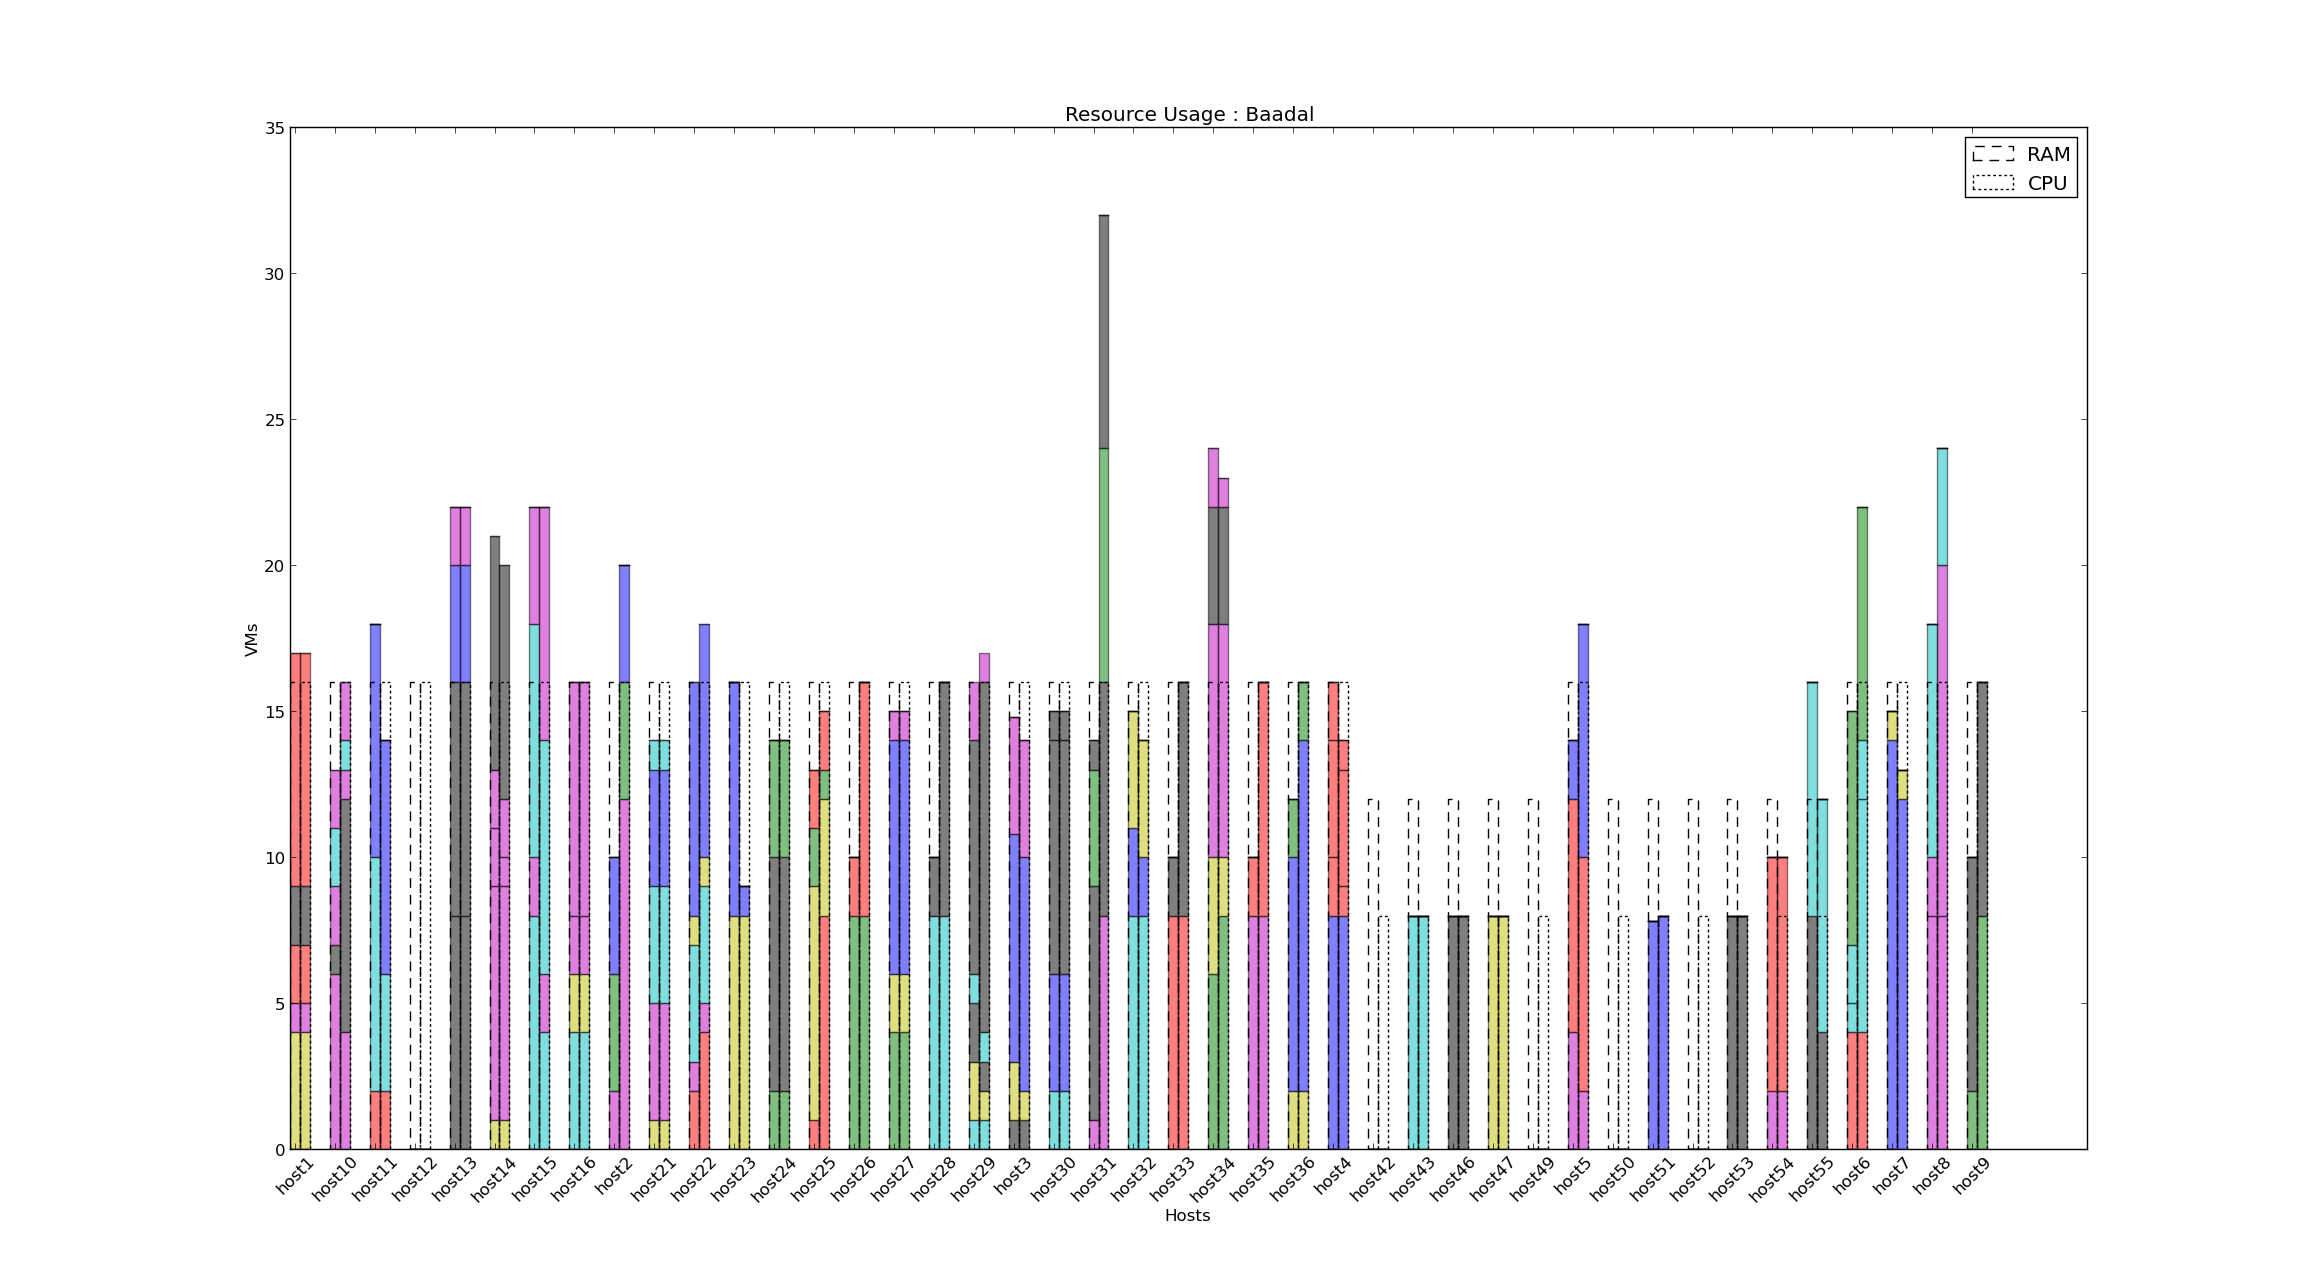

Generate this figure with Python:
import random as rand
import urllib2
import re
import copy as cp
import numpy as np 
import matplotlib.pyplot as plt

content = ""
host_list = []
host_map = {}
colors = ['b','g','r','c','m','y','k']
col_n = len(colors)

def wt(r,c):
	return (r/1024)*0.75 + 0.25*c

def saveFile():
	# threading.Timer(60*20,saveFile).start()
	global content
	response = urllib2.urlopen('https://baadal.iitd.ac.in/rrd/vm_positions.txt')
	content = response.read()

	with open('baadal.txt','w') as f:
		f.write(content)

saveFile()
date = (re.findall( "\"date\": \"(.+)\"" , content))[0]
info = (re.findall( '"info": [\[](.+?)[\]]' , content , re.DOTALL))[0].strip()

host_data = (re.findall( '"host_data": [\[](.*?)[\]]' , content , re.DOTALL ))[0].split('},')
vm_data = (re.findall( '"vm_data": [\[](.*?)[\]]' , content , re.DOTALL ))[0].split('},')

class host:
	def __init__(self , status , ram , name , cpu):
		self.status = status
		self.ram = ram
		self.cpu = cpu
		self.name = name
		self.vm = []
		self.usedR=0
		self.usedC=0


class vm :
	def __init__(self,host,ram,name,level,cpu):
		self.host = host
		self.ram = ram
		self.cpu = cpu
		self.name = name
		self.level = level
		self.color = colors[(int)(rand.random() * col_n)]

def extracthost(i,s):
	global host_list
	global host_map
	l = re.findall( ': (.*),' , s)
	name = re.findall('"(.*)"' , l[2])[0]
	cpu = re.findall( '"cpu": (.*)' , s)[0]
	host_list += [host(int(l[0]),1024*int(l[1]),name,int(cpu))]

	host_map[name]=i
	return None


for i,s in enumerate(host_data):
	extracthost(i,s)

def extractvm(c,s):
	global vm_list
	l = re.findall( ': (.*),' , s)
	host = re.findall('"(.*)"' , l[0])[0]
	name = re.findall('"(.*)"' , l[2])[0]
	cpu = re.findall('"cpu": (.*)' , s)[0]

	host_list[host_map[host]].vm += [vm(host , int(l[1]) , name, int(l[3]) , int(cpu))]
	return None

for i,s in enumerate(vm_data):
	extractvm(i,s)

################################################################################################################################

class node:
	def __init__(self,hlist,hmap,vic):
		self.host_list = hlist
		self.host_map = hmap
		self.victim=vic

state0=node(host_list,host_map,-1)

#################################################################################################################################
def effRes(v):
	if v.level==0:
		return (0,0)
	(n_r,n_c) = ( v.ram/(1<<(v.level-1)) , v.cpu/(1<<(v.level-1)) )
	return (1024 if n_r<=1024 else n_r , 1 if n_c<=1 else n_c  )


def printState(w):
	print 'Total Numbers of hosts: ' + str(len(w.host_list))
	activeHosts= filter(lambda c:c.status==1, w.host_list )
	print 'Total Numbers of active hosts: ' + str(len(  activeHosts ))
	count = 0 
	# for v in w.vm_list:
	# 	if (v.level != 0):
	# 		count += 1
	count = 0

	print 'Total Numbers of Active Vms: ' + str(count)
	mapp={}
	mapp["test1"]="string1"
	for x in w.host_list:
		activeVms=filter( (lambda v: v.level>0 ) , x.vm)
		#print str(len(activeVms)) + " " +str(len(x.vm))
		x.usedC=0
		x.usedR=0
		mapp[x.name]=""
		for z in activeVms:
			mapp[x.name]=mapp[x.name]+ ("  ("+'{0:6}'+","+'{1:5}'+","+'{2:2}'+","+'{3:1}'+")").format(z.name,str(z.ram),str(z.cpu),str(z.level))
			(n_r,n_c) = effRes(z)
			x.usedR+=n_r
			x.usedC+=n_c

	for x in w.host_list:
		print ('{0:7}' + " : usedRam " + '{1:5}' + "/"+ '{2:5}' + " usedCpu " + '{3:2}' + "/" + '{4:2}' ).format(x.name,str(x.usedR),str(x.ram),str(x.usedC),str(x.cpu)),mapp[x.name] 

printState(state0)

##########################################################   GRAPHS   ######################################################################################


def findMaxActive(w):
	max = -1
	for x in w.host_list:
		activeVms=filter( (lambda v: v.level>0 ) , x.vm)
		if (len(activeVms)>max):
			max=len(activeVms)
	return max

def graphWt(cpu,ram):
	return ram/1024.0

def createGraph(w):
	plt.figure()
	rows , columns = findMaxActive(w),len(w.host_list)
	hostRamUsage = np.zeros((columns) )
	hostCpuUsage = np.zeros((columns) )
	g = np.zeros((2,rows,columns) )
	vmc = [['w']*columns]*rows
	vmc = np.array(vmc)
	for j,x in enumerate(w.host_list):
		activeVms=filter( (lambda v: v.level>0 ) , x.vm)
		for i,z in enumerate(activeVms):
			(uram,ucpu) = effRes(z)
			g[0][i][j] = graphWt(ucpu , uram)
			g[1][i][j] = ucpu
			vmc[i][j] = z.color

		hostRamUsage[j] = graphWt(x.cpu,x.ram)
		hostCpuUsage[j] = x.cpu


	width = 0.5
	ind = np.arange(columns)
	indram = 2*ind
	indcpu = indram+width
	hghtRam = [0]*(columns)
	hghtCpu = [0]*(columns)
	for i in range(rows):
		p = plt.bar(indram,g[0][i],width,color=vmc[i],bottom=hghtRam,alpha=0.5)
		p = plt.bar(indcpu,g[1][i],width,color=vmc[i],bottom=hghtCpu,alpha=0.5)
		for k in range(columns):
			hghtRam[k] += g[0][i][k]
			hghtCpu[k] += g[1][i][k]

	p2 = plt.bar(indram,hostRamUsage,width,fill=False,linestyle='dashed',edgecolor='#050002')
	p3 = plt.bar(indcpu,hostCpuUsage,width,fill=False,linestyle='dotted',edgecolor='#050002')

	hostNames = map( (lambda h : h.name) , w.host_list)
	plt.xlabel('Hosts')
	plt.ylabel('VMs')
	plt.title('Resource Usage : Baadal')
	plt.xticks(indram+width/2. , (hostNames) , rotation=45)
	plt.legend((p2[0],p3[0]) , ('RAM','CPU'))


#########################################################################################################################################################################
print "####################################################################################################################################################"

def eqwt(r,c):
	return r/2 + 512*c

def firstFit(w,vm):
	done = False
	(n_r,n_c)=effRes(vm)
	host_sorted = sorted(w.host_list , cmp = lambda c,d : -eqwt(c.usedR,c.usedC) + eqwt(d.usedR,d.usedC))
	for x in (host_sorted):
		i = host_map[x.name]
		if x.status!=1:
			continue
		if (x.ram-x.usedR)>=n_r and x.cpu-x.usedC>=n_c:
			w.host_list[i].usedR+=n_r
			w.host_list[i].usedC+=n_c
			vm.host=x.name
			w.host_list[i].vm+=[vm]
			done=True
			break
	if done==False:
		for i,x in enumerate(w.host_list):
			if x.status!=1 and n_r<=x.ram and n_c<=x.cpu:
				w.host_list[i].status=1
				w.host_list[i].usedR=n_r
				w.host_list[i].usedC=n_c
				vm.host=x.name
				w.host_list[i].vm=[vm]
				done=True
				break
	return done

def bestFit(w,vm):
	(n_r,n_c)=effRes(vm)
	bestW=float("inf")
	bestH=-1
	for i,x in enumerate(w.host_list):
		if x.status!=1:
			continue
		if (x.ram-x.usedR)>=n_r and (x.cpu-x.usedC>=n_c) and eqwt(x.ram-x.usedR,x.cpu-x.usedC)<bestW:
			bestH=i
			bestW=eqwt(x.ram-x.usedR,x.cpu-x.usedC)
	if bestH!=-1:
		w.host_list[bestH].usedR+=n_r
		w.host_list[bestH].usedC+=n_c
		vm.host=w.host_list[bestH].name
		w.host_list[bestH].vm+=[vm]
		return True
	else:
		for i,x in enumerate(w.host_list):
			if x.status!=1 and n_r<=x.ram and n_c<=x.cpu:
				w.host_list[i].status=1
				w.host_list[i].usedR=n_r
				w.host_list[i].usedC=n_c
				vm.host=x.name
				w.host_list[i].vm=[vm]
				return True
				break
	return False

def randFit(w,vm):
	done = False
	(n_r,n_c)=effRes(vm)
	host_l=cp.deepcopy(w.host_list)
	while done==False and len(host_l)!=0:
		x=rand.choice(host_l)
		i=w.host_map[x.name]
		if x.status==1 and (x.ram-x.usedR)>=n_r and x.cpu-x.usedC>=n_c:
			w.host_list[i].usedR+=n_r
			w.host_list[i].usedC+=n_c
			vm.host=x.name
			w.host_list[i].vm+=[vm]
			done=True
		host_l.remove(x)
	if done==False:
		for i,x in enumerate(w.host_list):
			if x.status!=1 and n_r<=x.ram and n_c<=x.cpu:
				w.host_list[i].status=1
				w.host_list[i].usedR=n_r
				w.host_list[i].usedC=n_c
				vm.host=x.name
				w.host_list[i].vm=[vm]
				done=True
				break
	return done

def remVm(w):
	done = False
	while done==False :
		x=rand.choice(w.host_list)
		if x.status!=1:
			continue
		i=w.host_map[x.name]
		v = rand.choice(x.vm)
		(n_r,n_c) = effRes(v)
		w.host_list[i].vm.remove(v)
		w.host_list[i].usedR -= n_r
		w.host_list[i].usedC -= n_c
		if (len(w.host_list[i].vm) == 0):
			w.host_list[i].status = 0
		done = True

def genVm():
	level = rand.choice([1,2,3])
	n_c = rand.choice([1,2,4,8]);
	if (n_c == 8): n_r = 8*1024
	else: n_r = 1024*(rand.choice([1,2]))*n_c
	return vm("",n_r,"",level,n_c)

def createVmList(n):
	l = []
	for i in range(n):
		v = genVm()
		if (rand.random()<0.5):
			v.level = -1
		l+=[v]
	return l

def startSimFF(w,l):
	fail = 0
	hav = 0
	for v in l:
		if (v.level == -1):
			remVm(w)
		else:
			if not firstFit(w,v):
				fail+=1
		hav += len(filter( lambda c:c.status==1  , w.host_list))

	return (fail,(1.0*hav)/len(l))

def startSimBF(w,l):
	fail = 0
	hav = 0
	for v in l:
		if (v.level == -1):
			remVm(w)
		else:
			if not bestFit(w,v):
				fail+=1
		hav += len(filter( lambda c:c.status==1  , w.host_list))

	return (fail,(1.0*hav)/len(l))

def startSimRF(w,l):
	fail = 0
	hav = 0
	for v in l:
		if (v.level == -1):
			remVm(w)
		else:
			if not randFit(w,v):
				fail+=1
		hav += len(filter( lambda c:c.status==1  , w.host_list))
	
	return (fail,(1.0*hav)/len(l))


test1=cp.deepcopy(state0)
test2=cp.deepcopy(state0)
test3=cp.deepcopy(state0)
# createGraph(test1)

# v1=vm("",1024,"hfd",1,2);
# # randFit(test1,v1)
# # remVm(test1)
# firstFit(test1,genVm())
l = createVmList(10000)
f = startSimFF(test1,l)
# createGraph(test1)
print "******FIRST FIT******* ",f

b = startSimBF(test2,l)
# createGraph(test2)
print "******BEST FIT****** ",b

r = startSimRF(test3,l)
# createGraph(test3)
print "******RANDOM FIT****** ",r

# plt.show()
